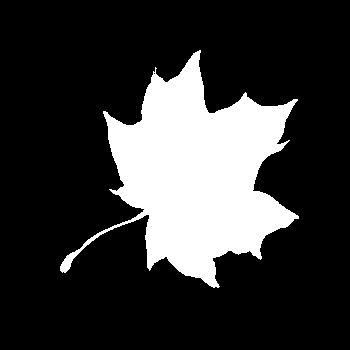
#> input picture Atividade 7/Images/Image_(3).bmp, 350 x 350 px, given in place of Image_(3).jpg, which was not available
$ python filters.py
#> lines starting #> are read from the running program, lines starting #| are printed output that depends on the picture; after the words box and inside, x2 and y2 are one past the last pixel; in counts of white or black regions, pixels touching at a corner belong together; pictures that were not available may be replaced by others from this repository, and a replacement may not be noted
from PIL import Image
import numpy
import math
import time
import os

#numpy.set_printoptions(threshold=numpy.nan)

# [110 lines left out: functions medianWeightTimes, medianTimes, alphaTrimming, not called in this run]
		#Image.fromarray(imageArray).save(save_path)


def pontoMedio(img, r):
#> called with img = 'Image_(3).jpg', r = 1
	path = "Images"
	size = (2*r) + 1
	save_path = os.path.join(path, "result_filters", "resultadoPontoMedio_" + str(size) + "x" + str(size) + img)
	im = Image.open(os.path.join(path, img), "r")
#> im is the input picture: PIL image 350x350 1; 21% white; 1 white region, box (x1, y1, x2, y2) and area: (60, 50, 299, 288) 25684
	imageArray = numpy.array(im, dtype=numpy.uint8)
	width, height = im.size
#> width = 350; height = 350
	newImageArray = numpy.zeros((height, width), dtype=numpy.uint8)
	size = (2*r) + 1
	for y in range(height):
					for x in range(width):
							arrayToOrder = []
							for i in range(-r, r+1):
									for j in range(-r, r+1):
											if(y + i >= 0 and y+i < height and x+ j >= 0 and x+j < width):
													arrayToOrder.append(imageArray[y+i,x+j])
											else:
													arrayToOrder.append(0)
							arrayToOrder.sort()
							lastValue = len(arrayToOrder) - 1
							newImageArray[y, x] = (1/2)*(int(arrayToOrder[0]) + int(arrayToOrder[lastValue]))
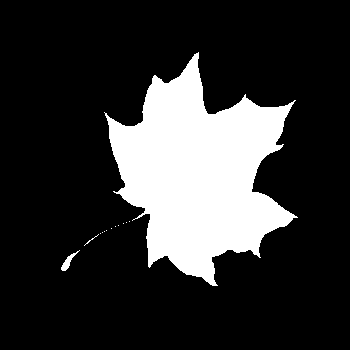
#> newImageArray: shape (350, 350); values 0 (black) and 1 (white), 19.7% white; 13 white regions (11 under 20 px), largest, box (x1, y1, x2, y2) and area: (104, 52, 298, 286) 24043, (61, 250, 80, 271) 114
	os.makedirs(os.path.dirname(save_path), exist_ok=True)
	Image.fromarray(newImageArray).save(save_path)
	print("Done!")


begin = time.time()
pontoMedio("Image_(3).jpg", 1)
pontoMedio("Image_(3).jpg", 2)
#> call 2 of pontoMedio, with img = 'Image_(3).jpg', r = 2
#> after the loop in pontoMedio (call 2), `for y in range(height):`:
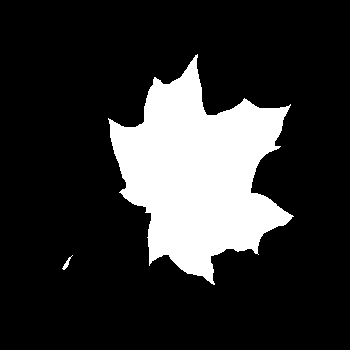
#> newImageArray: shape (350, 350); values 0 (black) and 1 (white), 18.7% white; 2 white regions, box (x1, y1, x2, y2) and area: (108, 54, 294, 285) 22881, (62, 255, 73, 270) 46
pontoMedio("Image_(3).jpg", 3)
#> call 3 of pontoMedio, with img = 'Image_(3).jpg', r = 3
#> after the loop in pontoMedio (call 3), `for y in range(height):`:
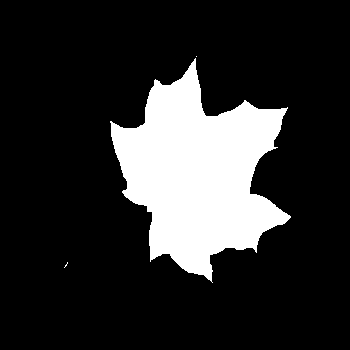
#> newImageArray: shape (350, 350); values 0 (black) and 1 (white), 17.8% white; 3 white regions (2 under 20 px), largest, box (x1, y1, x2, y2) and area: (110, 58, 291, 283) 21824
pontoMedio("Image_(4).jpg", 1)
#> (the run stopped early here; a loop or call above may not have finished)
